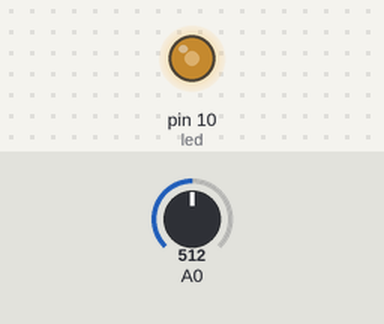
Simulated run of this sketch. Board: Arduino Uno, built with avr-gcc and run on an emulated ATmega328P. Shown: output pins drawn as LEDs (lit = HIGH). Inputs (shaded band) come from the test bench; at power-on: A0 = 512.

Above: at 1.2 s.
1.3 s: A0 set to 716
At 2.5 s:
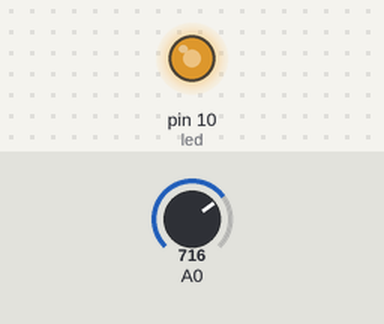
2.8 s: A0 set to 900
At 3.8 s:
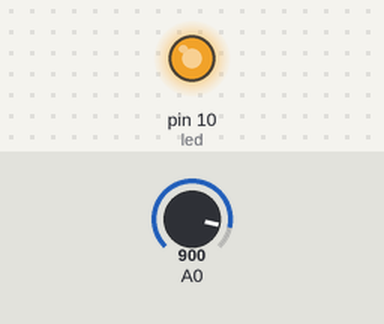
4.3 s: A0 set to 122
At 5.0 s:
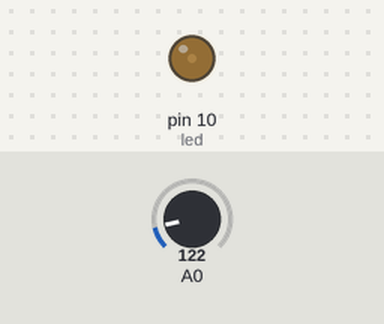
5.8 s: A0 set to 0
At 6.1 s:
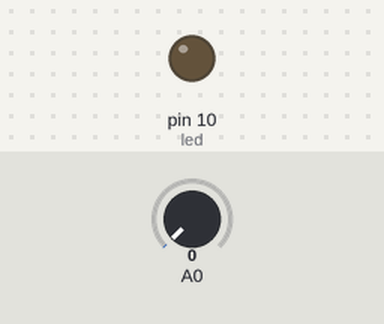
7.3 s: A0 set to 511
At 8.5 s:
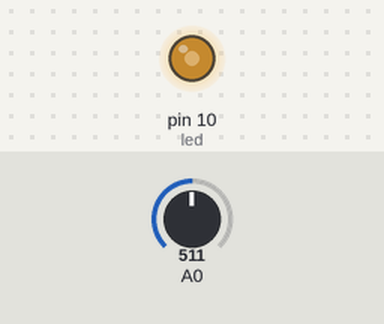
Timing chart, 0 to 9.8 s (numbered marks = the images above; inputs shaded):
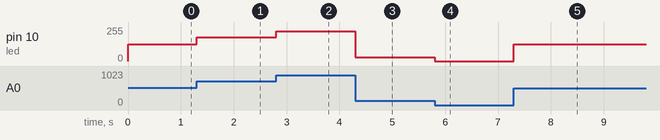

The sketch:

pisca_dimmer.ino
```cpp
int led = 10;
int valor_pot = 0;
int brilho = 0;

void setup() {
    pinMode(led,OUTPUT);
}

void loop(){
    valor_pot = analogRead(A0);

    brilho = map(valor_pot, 0, 1023, 0, 255);

    analogWrite(led,brilho);

    /*digitalWrite(led,HIGH);
    delay(valor_pot);
    digitalWrite(led,LOW);
    delay(valor_pot);*/
}
```

Measured:
- after the input at 1.3 s, pin 10 (led): 127/255 → 178/255 at once
- after the input at 2.8 s, pin 10 (led): 178/255 → 224/255 at once
- after the input at 4.3 s, pin 10 (led): 224/255 → 30/255 at once
- after the input at 5.8 s, pin 10 (led): 30/255 → 0/255 at once
- after the input at 7.3 s, pin 10 (led): 0/255 → 127/255 at once
